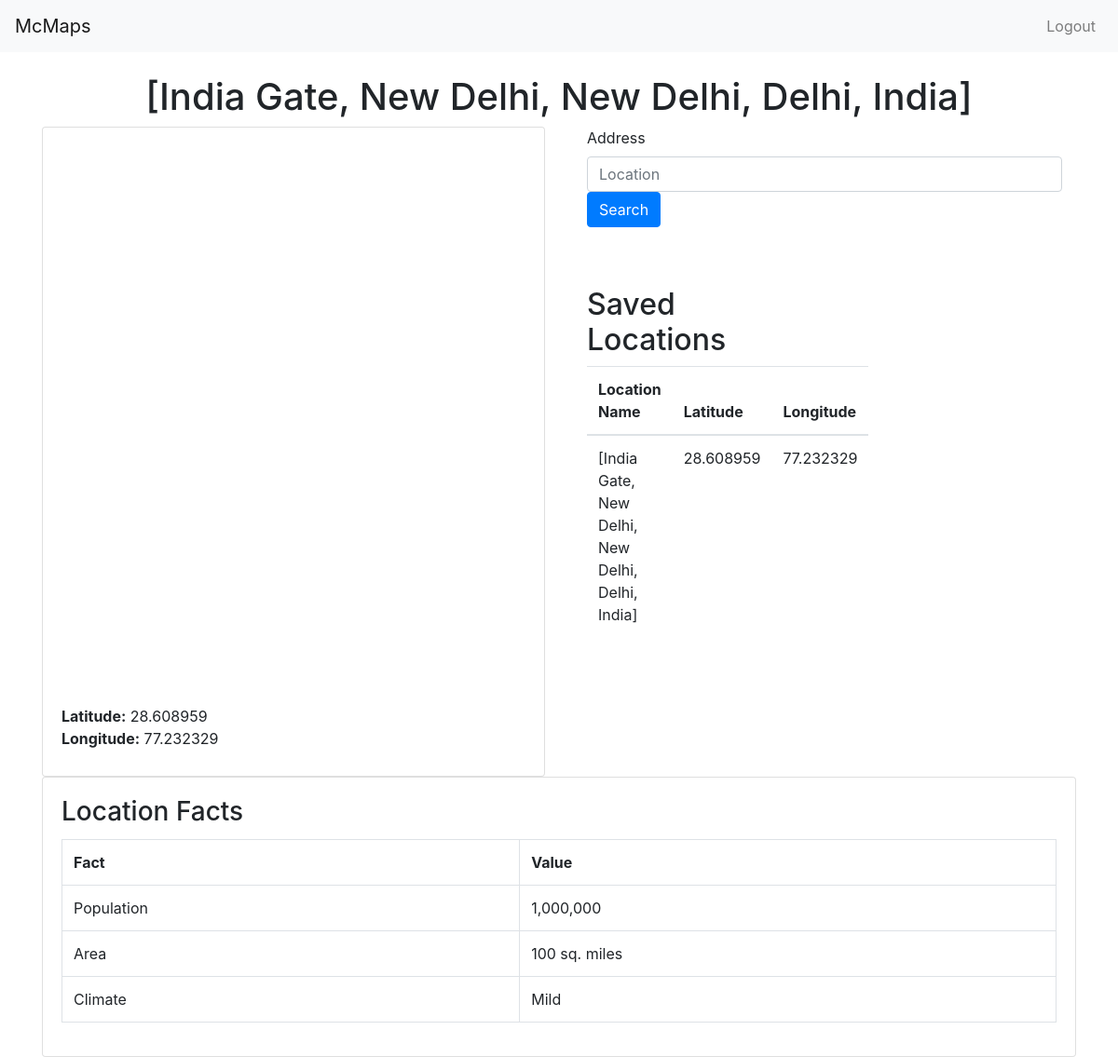
Page /nice/ (signed in) on the earlier database version.
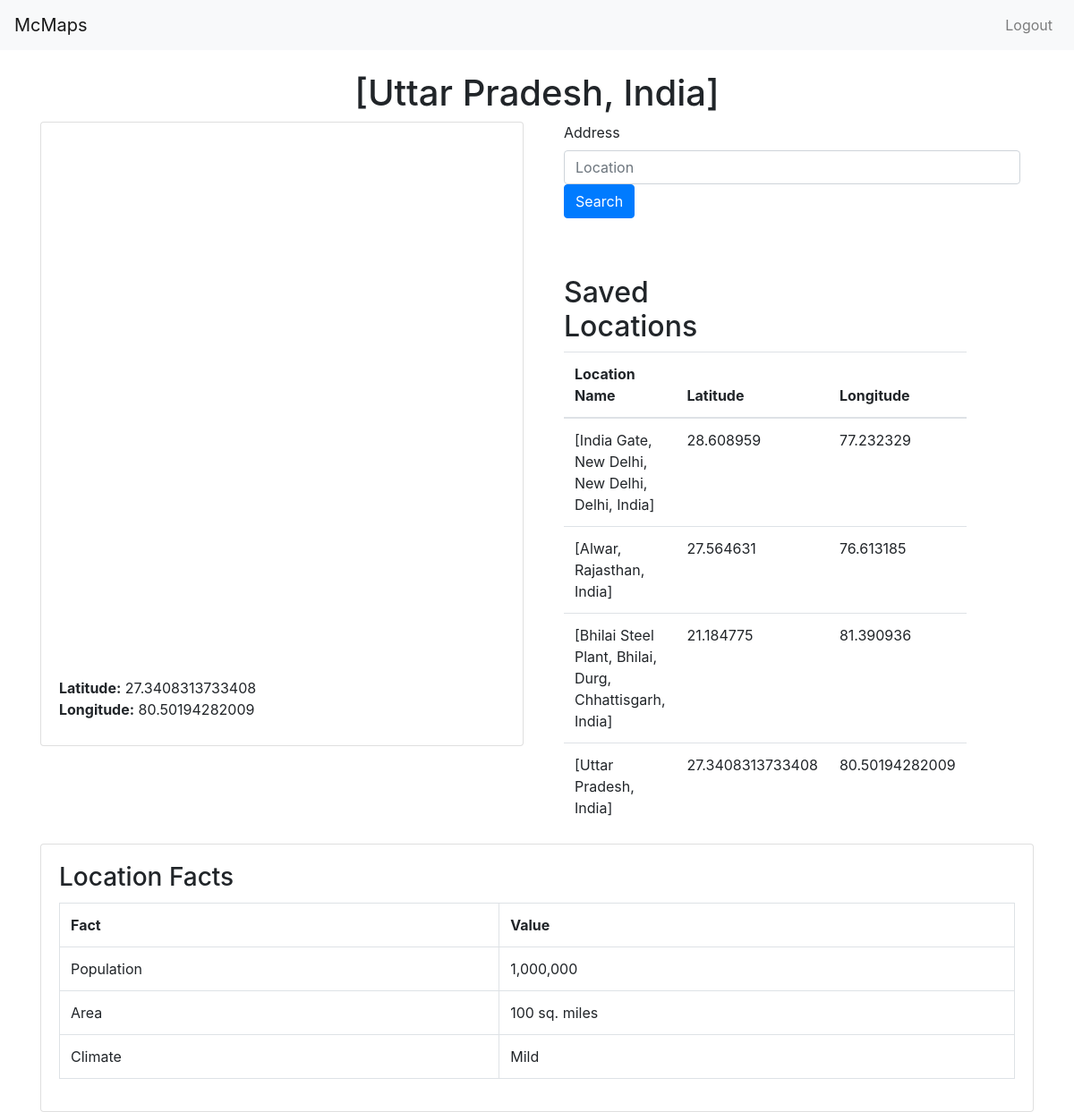
Same page on the later database version.
### address/models.py (models this page shows, shortened)
class Address(models.Model):
    address = models.TextField()
    location_lat= models.FloatField(blank = True, null = True )
    location_long = models.FloatField(blank = True , null = True)
    users_saved = models.ManyToManyField(User , through='User_Address' , related_name= 'saved_users' )
    def __str__(self):
        return self.address;

### address/views.py (the view)
# urls.py: path('nice/' , AddressView , name = 'location_facts'),
def AddressView(request):
    addForm = AddressForm(request.POST)
    is_default = False
    if not(request.user.is_authenticated):
        if (addForm.is_valid()):
            addresses = []
            address = {}
            recieved_location = addForm.cleaned_data['address']
            g= geocoder.mapbox(recieved_location, key = MAPBOX_ACCESS_TOKEN)
            print((g.current_result))
            address['address'] = g.current_result
            g= g.latlng  # return g[lat][lang]
            address['location_lat'] = g[0]
            address['location_long'] = g[1]
            addresses.append(address)
        else:
                print("Form invalid or not filled")
                addresses = Address.objects.get(pk = 1)
                if (addresses.DoesNotExist):
                    addresses = []
                    address = {}
                    address['address'] = 'Karol Bagh'
                    address['location_lat'] = 28.652998
                    address['location_long'] = 77.189023
                    addresses.append(address)
                    is_default = True
        context= {
                    'add_form': addForm,
                    'mapbox_access_token': MAPBOX_ACCESS_TOKEN,
                    'addresses': addresses,
                    'is_default': is_default
                }
    else:
        if(addForm.is_valid()):
            recieved_address = addForm.cleaned_data['address']
            g= geocoder.mapbox(recieved_address, key = MAPBOX_ACCESS_TOKEN)
            recieved_address = g.current_result
            print(recieved_address)
            if Address.objects.filter(address = recieved_address).exists():
                address = Address.objects.get(address = recieved_address)
                address.users_saved.add(request.user)
            else:
                entered_address = Address.objects.create(address = recieved_address)
                entered_address.users_saved.add(request.user)
        else:
             print("Invalid Form or Not filled.")
             print(addForm)
        print(request.user)
        addresses = Address.objects.filter(users_saved__username = request.user )
        print(addresses)
        if not(addresses.count() > 0):
                print("no address for this user using Tempory")
                addresses = []
                address = {}
                address['address'] = 'Karol Bagh'
                address['location_lat'] = 28.652998
                address['location_long'] = 77.189023
                is_default = True
                addresses.append(address)
        else:
             print("There are elements for user")
        print(addresses)
        context = {
            'add_form': addForm,
            'mapbox_access_token':MAPBOX_ACCESS_TOKEN,
            'addresses':addresses,
            'is_default': is_default
        }
    return render(request , 'address/home.html' , context)

### address/forms.py
class AddressForm(forms.ModelForm):
    class Meta:
        model = Address
        fields = ["address"]

### address/templatetags/custom_filters.py (called while the page is built)
@register.filter
def get_element_by_index(value, index):
    try:
        if(index < 0):
            index = len(value) + index
        return value[index]
    except (IndexError, TypeError):
        return None

### templates/address/home.html (shortened to what this page needs)
{% load custom_filters %}
<!DOCTYPE html>
<html lang="en">
<head>
    <link href='https://api.mapbox.com/mapbox-gl-js/v2.1.1/mapbox-gl.css' rel='stylesheet' />
    <link rel="stylesheet" href="https://maxcdn.bootstrapcdn.com/bootstrap/4.5.2/css/bootstrap.min.css">
</head>
<body>
    <nav class="navbar navbar-expand-lg navbar-light bg-light">
        <a class="navbar-brand" href="{% url 'location_facts' %}">McMaps</a>
        <div class="collapse navbar-collapse" id="navbarNav">
            <ul class="navbar-nav ml-auto">
                {% if user.is_authenticated %}
                <li class="nav-item">
                    <a class="nav-link" href="{% url 'logout' %}">Logout</a>
                </li>
                {% endif %}
            </ul>
        </div>
    </nav>
    <div class="container mt-4">
        {% with addresses|get_element_by_index:-1 as temp_address %}
        <h1 class="text-center">{{ temp_address.address }}</h1>
        <div class="row">
            <div class="col-md-6">
                <div class="card">
                    <div class="card-body">
                        <div id='map' style='width: 100%; height: 600px;'></div>
                        <strong>Latitude:</strong> {{ temp_address.location_lat }}<br>
                        <strong>Longitude:</strong> {{ temp_address.location_long }}
                        {% endwith %}
                    </div>
                </div>
            </div>
            <div class="col-md-6">
                <form method='POST'>
                    <form class="row g-3">
                        <div class="col-auto">
                          <label for="id_address" >Address</label>
                          <input name = "address" required id="id_address" class="form-control"  placeholder="Location">
                        </div>
                        <div class="col-auto">
                          <button type="submit" class="btn btn-primary mb-3">Search</button>
                        </div>
                      </form>
                      <div class="container mt-5">
                        <div class="row">
                            <div class="col-md-6">
                                        {% if user.is_authenticated %}
                                            <h2>Saved Locations</h2>
                                            {% if is_default %}
                                            {% else %}
                                                <table class="table">
                                                    <thead>
                                                        <tr>
                                                            <th>Location Name</th>
                                                            <th>Latitude</th>
                                                            <th>Longitude</th>
                                                        </tr>
                                                    </thead>
                                                    <tbody>
                                                    {% for address in addresses %}
                                                        <tr>
                                                            <td>{{ address.address }}</td>
                                                            <td>{{ address.location_lat }}</td>
                                                            <td>{{ address.location_long }}</td>
                                                        </tr>
                                                    {% endfor %}
                                                    </tbody>
                                                </table>
                                            {% endif %}
                                        {% else %}
                                            <tr>
                                                <td colspan="3">Please log in to see your saved locations.</td>
                                            </tr>
                                        {% endif %}
                            </div>
                        </div>
                    </div>
                    </div>
                </div>
                <div class="card">
                    <div class="card-body">
                        <h3 class="card-title">Location Facts</h3>
                        <table class="table table-bordered">
                            <tr>
                                <th>Fact</th>
                                <th>Value</th>
                            </tr>
                            <tr>
                                <td>Population</td>
                                <td>1,000,000</td>
                            </tr>
                            <tr>
                                <td>Area</td>
                                <td>100 sq. miles</td>
                            </tr>
                            <tr>
                                <td>Climate</td>
                                <td>Mild</td>
                            </tr>
                        </table>
                    </div>
                </div>
            </div>
</body>
</html>

Differences in the rows shown:
added Address: address "[Uttar Pradesh, India]", location_lat "27.3408313733408", location_long "80.50194282009"
added Address: address "[Alwar, Rajasthan, India]", location_lat "27.564631", location_long "76.613185"
added Address: address "[Bhilai Steel Plant, Bhilai, Durg, Chhattisgarh, India]", location_lat "21.184775", location_long "81.390936"
Other differences:
{{ temp_address.address }}: "[India Gate, New Delhi, New Delhi, Delhi, India]" → "[Uttar Pradesh, India]"
{{ temp_address.location_lat }}: "28.608959" → "27.3408313733408"
{{ temp_address.location_long }}: "77.232329" → "80.50194282009"
